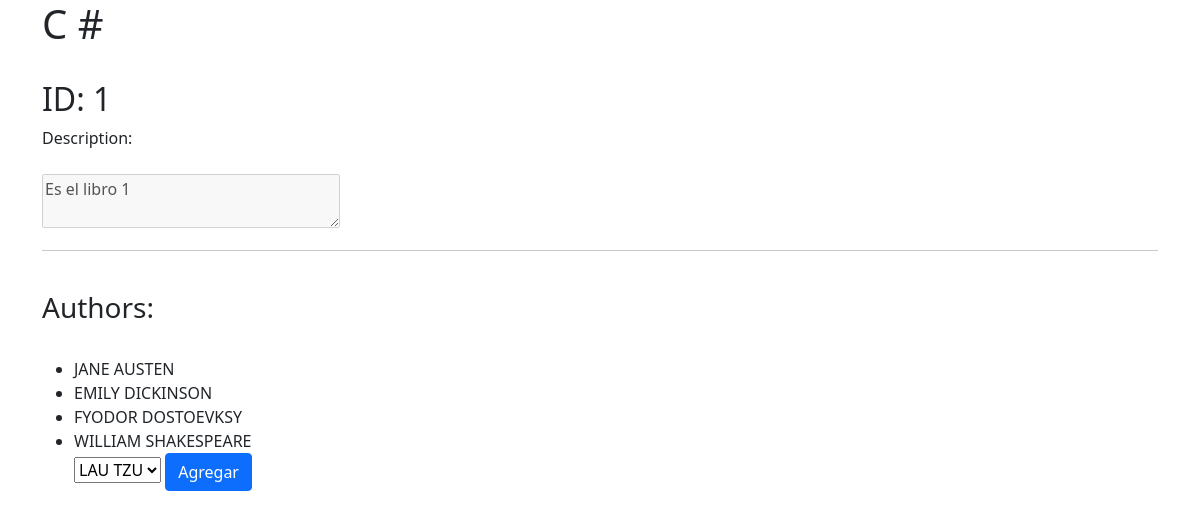
Screenshot of /books/1 with the database file from the repository.
### books_authors_app/models.py (models this page shows)
class Book(models.Model):
    title = models.CharField(max_length=255)
    desc = models.TextField()
    created_at = models.DateTimeField(auto_now=True)
    updated_at = models.DateTimeField(auto_now=True)

class Author(models.Model):
    first_name = models.CharField(max_length=45)
    last_name = models.CharField(max_length=45)
    book = models.ManyToManyField(Book, related_name="authors")
    notes = models.CharField(max_length=255)
    created_at = models.DateTimeField(auto_now=True)
    updated_at = models.DateTimeField(auto_now=True)

### books_authors_app/views.py (the view, shortened to what this page needs)
# urls.py: path('books/<int:number>',views.book),
def book(request,number):
    sel_book = Book.objects.get(id=number)
    sel_authors = Author.objects.filter(book=sel_book)
    not_authors = Author.objects.exclude(book=sel_book)
    all_authors = Author.objects.all()
    context = {
            'selbook':sel_book,
            'selauthor':sel_authors,
            'allauthors': all_authors,
            'notauthors': not_authors
            }
    return render(request,'books.html', context)

### books_authors_app/templates/books.html (shortened to what this page needs)
<!DOCTYPE html>
<html lang="en">
<head>
    <link href="https://cdn.jsdelivr.net/npm/bootstrap@5.0.1/dist/css/bootstrap.min.css" rel="stylesheet">
</head>
<body>
    <div class="container">
        <h1>{{ selbook.title }}</h1>
        <br>
        <h2>ID: {{ selbook.id }}</h2>
        <label for="book_desc">Description:</label>
        <br>
        <br>
        <textarea disabled name="book_desc" cols="30" rows="2">{{ selbook.desc }}</textarea>
        <hr>
        <br>
        <h3>Authors: </h3>
        <br>
        <ul>
            {% for author in selauthor %}
            <li>
                {{ author.first_name }} {{ author.last_name }}
            </li>
            {% endfor %}
            <form action="/books/{{selbook.id}}" method="POST">
            <select name="auth_select">
            {% for authors in notauthors %}
                <option value="{{ authors.id }}">{{ authors.first_name }} {{ authors.last_name }}</option>
            {% endfor %}
            </select>
            <button type="submit" class="btn btn-primary">Agregar</button>
            </form>
        </ul>
        <br>
    </div>
</body>
</html>

### rows the page displays
Book: id "1", book_desc "Es el libro 1"
Author: first_name "JANE", last_name "AUSTEN"
Author: first_name "EMILY", last_name "DICKINSON"
Author: first_name "FYODOR", last_name "DOSTOEVKSY"
Author: first_name "WILLIAM", last_name "SHAKESPEARE"

### other values shown
form field auth_select "LAU TZU"
